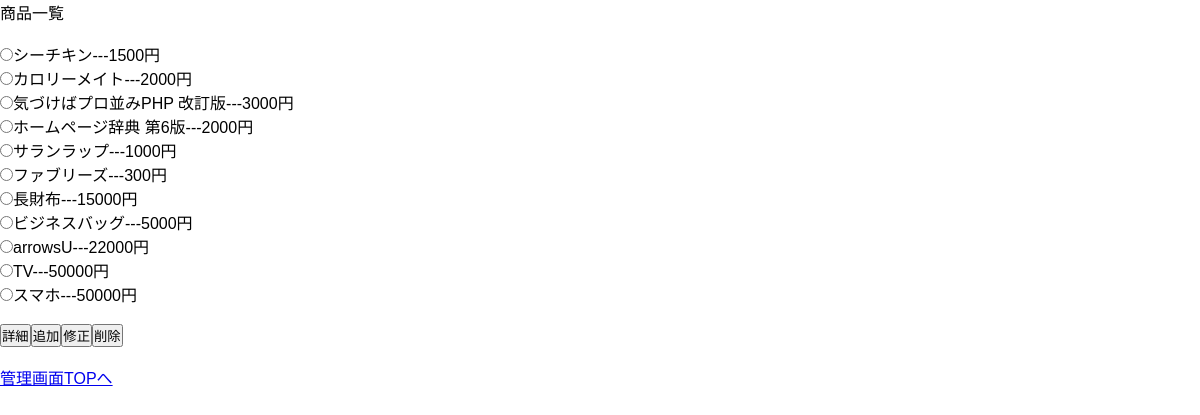
The page /product/product_list.php on the database its author committed.
### tables this page shows
CREATE TABLE `mst_product` (
  `code` int(11) NOT NULL,
  `category` varchar(10) NOT NULL,
  `name` varchar(30) NOT NULL,
  `price` int(11) NOT NULL,
  `gazou` varchar(30) NOT NULL,
  `explanation` varchar(100) NOT NULL
);

### product/product_list.php (the view, shortened to what this page needs)
<!DOCTYPE html>
<html lang="ja">
<head>
<link rel="stylesheet" href="style.css">
</head>
<body>
<?php
try{
$dsn = "mysql:host=localhost;dbname=shop;charset=utf8";
$user = "root";
$password = "";
$dbh = new PDO($dsn, $user, $password);
$dbh -> setAttribute(PDO::ATTR_ERRMODE, PDO::ERRMODE_EXCEPTION);
$sql = "SELECT code,name,price FROM mst_product WHERE1";
$stmt = $dbh -> prepare($sql);
$stmt -> execute();
print "商品一覧<br><br>";
print "<form action='product_branch.php' method='post'>";
while(true) {
    $rec = $stmt -> fetch(PDO::FETCH_ASSOC);
    if($rec === false) {
        break;
    }
    print "<input type='radio' name='code' value='".$rec['code']."'>";
    print $rec["name"];
    print "---";
    print $rec["price"]."円";
    print "<br>";
}
print "<br>";
print "<input type='submit' name='disp' value='詳細'>";
print "<input type='submit' name='add' value='追加'>";
print "<input type='submit' name='edit' value='修正'>";
print "<input type='submit' name='delete' value='削除'>";
}
catch(Exception $e) {
    print "只今障害が発生しております。<br><br>";
    print "<a href='../staff_login/staff_login.html'>ログイン画面へ</a>";
}
?>
<br><br>
<a href="../staff_login/staff_login_top.php">管理画面TOPへ</a>
</body>

### style.css (style rules this page uses)
* { margin: 0px; padding: 0px; }
body { font-family: 'Exo', sans-serif; }

### rows shown on the page
mst_product: name "シーチキン", price "1500"
mst_product: name "カロリーメイト", price "2000"
mst_product: name "気づけばプロ並みPHP 改訂版", price "3000"
mst_product: name "ホームページ辞典 第6版", price "2000"
mst_product: name "サランラップ", price "1000"
mst_product: name "ファブリーズ", price "300"
mst_product: name "長財布", price "15000"
mst_product: name "ビジネスバッグ", price "5000"
mst_product: name "arrowsU", price "22000"
mst_product: name "TV", price "50000"
mst_product: name "スマホ", price "50000"
